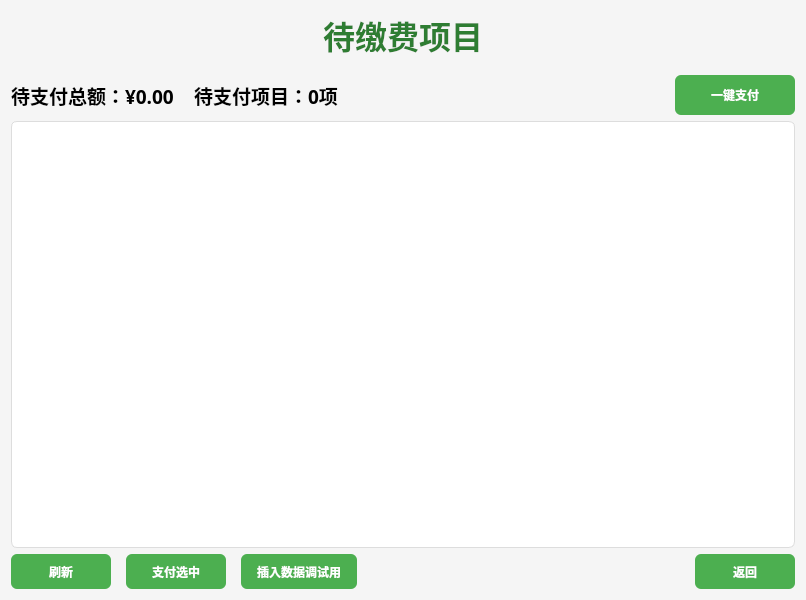
<?xml version="1.0" encoding="UTF-8"?>
<ui version="4.0">
 <class>Unpaid</class>
 <widget class="QWidget" name="Unpaid">
  <property name="geometry">
   <rect>
    <x>0</x>
    <y>0</y>
    <width>806</width>
    <height>600</height>
   </rect>
  </property>
  <property name="windowTitle">
   <string>待缴费项目</string>
  </property>
  <property name="styleSheet">
   <string notr="true">QWidget {
    background-color: #f5f5f5;
    font-family: &quot;Microsoft YaHei&quot;, Arial, sans-serif;
}

QPushButton {
    background-color: #4CAF50;
    color: white;
    border: none;
    border-radius: 6px;
    padding: 8px 16px;
    font-weight: bold;
}

QPushButton:hover {
    background-color: #45a049;
}

QPushButton:disabled {
    background-color: #cccccc;
}

QTableView {
    background-color: white;
    border: 1px solid #ddd;
    border-radius: 6px;
    gridline-color: #f0f0f0;
}

QHeaderView::section {
    background-color: #f8f9fa;
    padding: 8px;
    border: none;
    border-right: 1px solid #ddd;
    border-bottom: 1px solid #ddd;
    font-weight: bold;
}</string>
  </property>
  <layout class="QGridLayout" name="gridLayout">
   <item row="0" column="0">
    <widget class="QLabel" name="titleLabel">
     <property name="font">
      <font>
       <family>Microsoft YaHei</family>
       <pointsize>24</pointsize>
       <weight>75</weight>
       <bold>true</bold>
      </font>
     </property>
     <property name="styleSheet">
      <string notr="true">color: #2E7D32; margin-bottom: 10px;</string>
     </property>
     <property name="text">
      <string>待缴费项目</string>
     </property>
     <property name="alignment">
      <set>Qt::AlignCenter</set>
     </property>
    </widget>
   </item>
   <item row="1" column="0">
    <layout class="QHBoxLayout" name="summaryLayout">
     <property name="spacing">
      <number>20</number>
     </property>
     <item>
      <widget class="QLabel" name="totalLabel">
       <property name="font">
        <font>
         <family>Microsoft YaHei</family>
         <pointsize>14</pointsize>
         <weight>75</weight>
         <bold>true</bold>
        </font>
       </property>
       <property name="text">
        <string>待支付总额：¥0.00</string>
       </property>
      </widget>
     </item>
     <item>
      <widget class="QLabel" name="countLabel">
       <property name="font">
        <font>
         <family>Microsoft YaHei</family>
         <pointsize>14</pointsize>
         <weight>75</weight>
         <bold>true</bold>
        </font>
       </property>
       <property name="text">
        <string>待支付项目：0项</string>
       </property>
      </widget>
     </item>
     <item>
      <spacer name="horizontalSpacer">
       <property name="orientation">
        <enum>Qt::Horizontal</enum>
       </property>
       <property name="sizeHint" stdset="0">
        <size>
         <width>40</width>
         <height>20</height>
        </size>
       </property>
      </spacer>
     </item>
     <item>
      <widget class="QPushButton" name="payAllButton">
       <property name="minimumSize">
        <size>
         <width>120</width>
         <height>40</height>
        </size>
       </property>
       <property name="text">
        <string>一键支付</string>
       </property>
      </widget>
     </item>
    </layout>
   </item>
   <item row="2" column="0">
    <widget class="QTableView" name="expensesTableView">
     <property name="alternatingRowColors">
      <bool>true</bool>
     </property>
     <property name="selectionBehavior">
      <enum>QAbstractItemView::SelectRows</enum>
     </property>
     <property name="sortingEnabled">
      <bool>true</bool>
     </property>
    </widget>
   </item>
   <item row="3" column="0">
    <layout class="QHBoxLayout" name="buttonLayout">
     <property name="spacing">
      <number>15</number>
     </property>
     <item>
      <widget class="QPushButton" name="refreshButton">
       <property name="minimumSize">
        <size>
         <width>100</width>
         <height>35</height>
        </size>
       </property>
       <property name="text">
        <string>刷新</string>
       </property>
      </widget>
     </item>
     <item>
      <widget class="QPushButton" name="paySelectedButton">
       <property name="minimumSize">
        <size>
         <width>100</width>
         <height>35</height>
        </size>
       </property>
       <property name="text">
        <string>支付选中</string>
       </property>
      </widget>
     </item>
     <item>
      <widget class="QPushButton" name="insertButton">
       <property name="minimumSize">
        <size>
         <width>100</width>
         <height>35</height>
        </size>
       </property>
       <property name="text">
        <string>插入数据调试用</string>
       </property>
      </widget>
     </item>
     <item>
      <spacer name="horizontalSpacer2">
       <property name="orientation">
        <enum>Qt::Horizontal</enum>
       </property>
       <property name="sizeHint" stdset="0">
        <size>
         <width>40</width>
         <height>20</height>
        </size>
       </property>
      </spacer>
     </item>
     <item>
      <widget class="QPushButton" name="backButton">
       <property name="minimumSize">
        <size>
         <width>100</width>
         <height>35</height>
        </size>
       </property>
       <property name="text">
        <string>返回</string>
       </property>
      </widget>
     </item>
    </layout>
   </item>
  </layout>
 </widget>
 <resources/>
 <connections/>
</ui>
